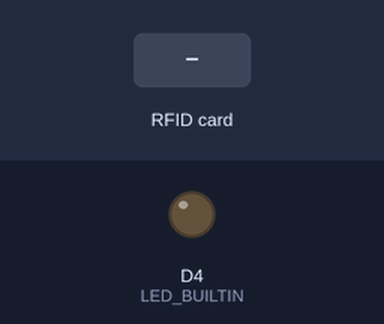
A sketch run on a simulated ESP8266 (NodeMCU). Shown: output pins drawn as LEDs (lit = HIGH, except the on-board LED, lit = LOW). The test bench sets the inputs (shaded band). WiFi joins after 1.5 s; servers stay silent unless stated; uploads are accepted with an empty reply; what the sketch prints to the serial monitor is not drawn.

Above: at 4.5 s.
4.6 s: RFID card 5E 7A 19 C4 held to the reader
At 4.76 s:
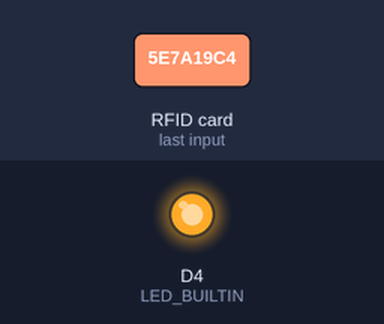
Timing chart, 0 to 7.6 s (numbered marks = the images above; inputs shaded):
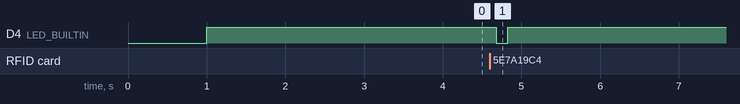

The sketch:

rfid_nodemcu_final.ino
```cpp
/*
 * =====================================================================================
 * FINAL WORKING ARDUINO SKETCH FOR BISU THESIS RFID ATTENDANCE SYSTEM
 * Hardware: NodeMCU (ESP8266) + RC522 RFID Reader
 *
 * Wi-Fi SSID  : Evie Netw
 * Wi-Fi Pass  : 12345may
 * Server API  : https://thesis-project-production-5f87.up.railway.app/api/attendance/rfid-device
 *
 * WIRING DIAGRAM:
 *   RC522 Pin  ->  NodeMCU Pin
 *   --------------------------
 *   SDA (SS)   ->  D2 (GPIO 4)
 *   RST        ->  D1 (GPIO 5)
 *   SCK        ->  D5 (GPIO 14)
 *   MISO       ->  D6 (GPIO 12)
 *   MOSI       ->  D7 (GPIO 13)
 *   3.3V       ->  3V3 (Do NOT connect to 5V!)
 *   GND        ->  GND
 * =====================================================================================
 */

#include <ESP8266WiFi.h>
#include <WiFiClientSecure.h>
#include <ESP8266HTTPClient.h>
#include <SPI.h>
#include <MFRC522.h>

// Hardware Pin Definitions
#define SS_PIN   D2  // SDA -> D2 (GPIO 4)
#define RST_PIN  D1  // RST -> D1 (GPIO 5)

MFRC522 mfrc522(SS_PIN, RST_PIN);

// Wi-Fi Credentials & Server Configuration
const char *ssid = "Evie Netw";
const char *password = "12345may";
const char* URL = "https://thesis-project-production-5f87.up.railway.app/api/attendance/rfid-device";

// Card Scan Anti-Duplicate Cooldown (2 seconds for same card)
String lastScannedUID = "";
unsigned long lastScanTime = 0;
const unsigned long SCAN_COOLDOWN_MS = 2000;

// Function Prototypes
void connectToWiFi();
void initRFIDReader();
void sendScanToServer(String cardUID);

// =====================================================================================
void setup() {
  delay(1000);
  Serial.begin(115200);

  // Set onboard Blue LED (Blinks on scan)
  pinMode(LED_BUILTIN, OUTPUT);
  digitalWrite(LED_BUILTIN, HIGH); // OFF (Active LOW)

  // Initialize Hardware SPI Bus
  SPI.begin();
  delay(100);

  Serial.println(F("\n========================================================"));
  Serial.println(F("  BISU NodeMCU RFID Attendance System (Production Final)"));
  Serial.println(F("========================================================"));

  // Step 1: Connect to Wi-Fi
  connectToWiFi();

  // Step 2: Initialize RC522 Reader & boost antenna gain to MAX
  initRFIDReader();

  Serial.println(F("\n[SYSTEM READY] Present an RFID Card / Keyfob near the reader..."));
}

// =====================================================================================
void loop() {
  // Auto-reconnect Wi-Fi if connection drops
  if (WiFi.status() != WL_CONNECTED) {
    connectToWiFi();
    initRFIDReader();
  }

  // Check for new card
  if (!mfrc522.PICC_IsNewCardPresent()) {
    delay(50);
    return;
  }

  // Read card serial UID
  if (!mfrc522.PICC_ReadCardSerial()) {
    delay(50);
    return;
  }

  // Convert raw card bytes to Decimal string UID (Database format)
  String cardUID = "";
  for (byte i = 0; i < mfrc522.uid.size; i++) {
    cardUID += String(mfrc522.uid.uidByte[i]);
  }

  // Prevent double scanning the exact same card within 2 seconds
  unsigned long now = millis();
  if (cardUID == lastScannedUID && (now - lastScanTime < SCAN_COOLDOWN_MS)) {
    mfrc522.PICC_HaltA();
    mfrc522.PCD_StopCrypto1();
    delay(100);
    return;
  }

  // Update cooldown tracker
  lastScannedUID = cardUID;
  lastScanTime = now;

  // Flash blue onboard LED feedback
  digitalWrite(LED_BUILTIN, LOW);  // Turn ON LED
  delay(150);
  digitalWrite(LED_BUILTIN, HIGH); // Turn OFF LED

  Serial.println(F("\n--------------------------------------------------------"));
  Serial.print(F("🎉 CARD SCANNED! Decimal UID: "));
  Serial.println(cardUID);

  // Send Card UID to Railway Server
  sendScanToServer(cardUID);

  // Halt PICC & reset antenna field for immediate next scan
  mfrc522.PICC_HaltA();
  mfrc522.PCD_StopCrypto1();
  mfrc522.PCD_Init();
  mfrc522.PCD_SetAntennaGain(mfrc522.RxGain_max);
  mfrc522.PCD_AntennaOn();

  delay(400); // Brief pause before ready for next student
}

// =====================================================================================
void initRFIDReader() {
  mfrc522.PCD_Init();
  delay(50);
  mfrc522.PCD_SetAntennaGain(mfrc522.RxGain_max); // Max gain (48dB) for best range
  mfrc522.PCD_AntennaOn();

  byte version = mfrc522.PCD_ReadRegister(mfrc522.VersionReg);
  Serial.print(F("RC522 Firmware Version: 0x"));
  Serial.println(version, HEX);

  if (version == 0x91 || version == 0x92) {
    Serial.println(F("✅ SUCCESS! RC522 Reader detected and ready!"));
  } else {
    Serial.println(F("⚠️ WARNING: RC522 check failed! Verify 3.3V power & wiring."));
  }
}

// =====================================================================================
void sendScanToServer(String cardUID) {
  Serial.println(F("Connecting to Railway server..."));

  if (WiFi.status() == WL_CONNECTED) {
    WiFiClientSecure client;
    client.setInsecure(); // Required for Railway HTTPS SSL certificate

    HTTPClient http;
    Serial.print(F("Target URL: "));
    Serial.println(URL);

    if (http.begin(client, URL)) {
      http.addHeader("Content-Type", "application/json");
      http.addHeader("Accept", "application/json");

      // Construct JSON Payload with unique device MAC address
      String deviceID = WiFi.macAddress();
      String jsonPayload = "{\"rfid_uid\":\"" + cardUID + "\", \"device_id\":\"" + deviceID + "\"}";
      Serial.print(F("Device MAC    : "));
      Serial.println(deviceID);
      Serial.print(F("Posting Payload: "));
      Serial.println(jsonPayload);

      int httpCode = http.POST(jsonPayload);
      String response = http.getString();

      Serial.print(F("HTTP Status Code: "));
      Serial.println(httpCode);
      Serial.print(F("Server Response  : "));
      Serial.println(response);

      if (httpCode == 200 || httpCode == 201) {
        Serial.println(F("✅ ATTENDANCE RECORDED SUCCESSFULLY!"));
      } else if (httpCode == 404) {
        Serial.println(F("⚠️ CARD UNKNOWN OR NO ONGOING EVENT FOUND."));
      } else if (httpCode == 403) {
        Serial.println(F("⛔ ACCESS DENIED: Student is not an active member of this org."));
      }

      http.end();
    } else {
      Serial.println(F("❌ Failed to initiate HTTP connection."));
    }
  } else {
    Serial.println(F("❌ Wi-Fi disconnected! Cannot send scan."));
  }
}

// =====================================================================================
void connectToWiFi() {
  WiFi.mode(WIFI_OFF);
  delay(300);
  WiFi.mode(WIFI_STA);
  Serial.print(F("Connecting to Wi-Fi: "));
  Serial.println(ssid);
  WiFi.begin(ssid, password);

  unsigned long start = millis();
  while (WiFi.status() != WL_CONNECTED && (millis() - start < 10000)) {
    delay(500);
    Serial.print(F("."));
  }
  Serial.println("");

  if (WiFi.status() == WL_CONNECTED) {
    Serial.println(F("✅ Connected to Wi-Fi!"));
    Serial.print(F("NodeMCU IP Address: "));
    Serial.println(WiFi.localIP());
  } else {
    Serial.println(F("⚠️ Wi-Fi connection timed out. Retrying..."));
  }
  delay(300);
}
```

Measured:
- after the input at 4.6 s, D4 (LED_BUILTIN): HIGH → LOW after 0.08 s, → HIGH 0.15 s later
